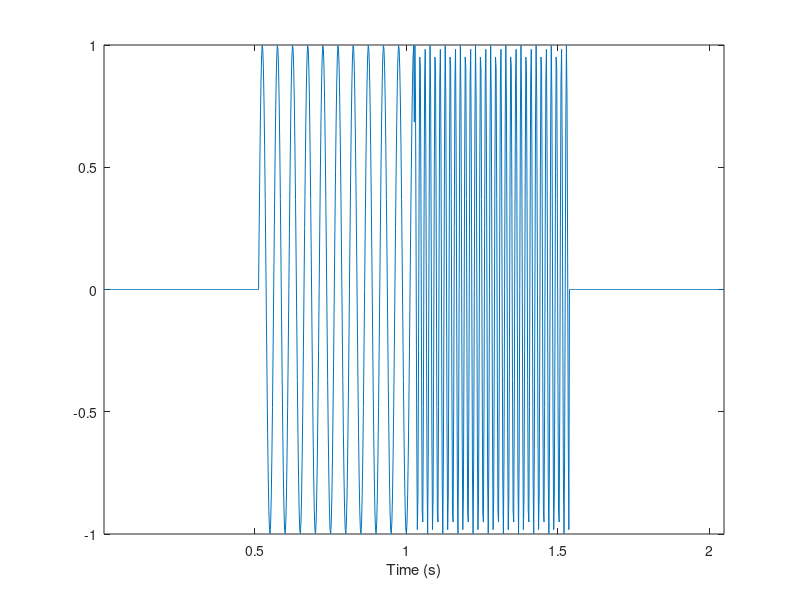
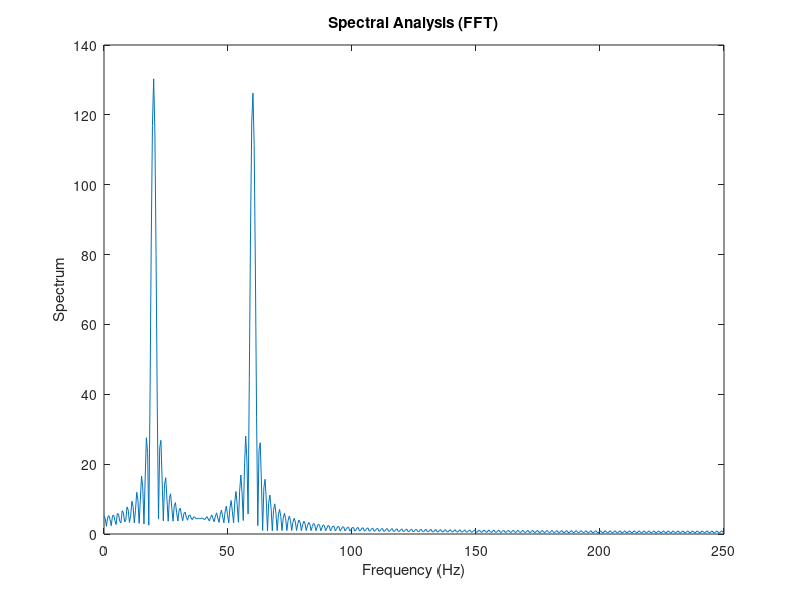

Recreate these plots in MATLAB, in order. (Note: this script raises an error after producing the figures.)
%% Author: Lu, Chia-Feng 2013.11.15
clear, close all

%% initialize parameters
samplerate=500; % in Hz
N=1024; % data length

sinefreq1=20; % in Hz
sinefreq2=60; % in Hz

nfft=64;      % window size for each segment, 
              % try to use 32 or 16 to investigate the trade off between time and frequency resolution 
noverlap=round(nfft*0.5);  % number of overlapping points (50%)

%% generate simulated signals with step changes in frequency
ts=[1:N/4]/samplerate;  % time axis for each segment
data=[zeros(1,N/4) sin(2*pi*sinefreq1*ts) sin(2*pi*sinefreq2*ts) zeros(1,N/4)];

taxis=[1:N]/samplerate;   % time axis for whole data length

figure, 
plot(taxis,data),xlim([taxis(1) taxis(end)])
xlabel('Time (s)')

%% Spectral analysis (FFT)
data_freq=fft(data,N);
Mag=abs(data_freq);
faxis=samplerate/2*linspace(0,1,N/2+1);

figure,
plot(faxis,Mag(1:N/2+1)) % represented by dB
title('Spectral Analysis (FFT)')
xlabel('Frequency (Hz)')
ylabel('Spectrum')

%% calculate spectrogram using STFT
[spec,faxis,taxis]=spectrogram(data,hamming(nfft),noverlap,nfft,samplerate);
Mag=abs(spec);     % get spectrum magnitude

figure,
contour(taxis,faxis,Mag)   % plot spectrogram as 2D contour
xlabel('Time (s)'),xlim([taxis(1) taxis(end)])
ylabel('Frequency (Hz)')

figure,
mesh(taxis,faxis,Mag)   % plot spectrogram as 3D mesh
view(40,50);           % specify the 3D plot view
xlabel('Time (s)')
ylabel('Frequency (Hz)')

figure,
surface(taxis,faxis,Mag)   % plot spectrogram as 3D surface
view(40,50);           % specify the 3D plot view
xlabel('Time (s)')
ylabel('Frequency (Hz)')
grid on




